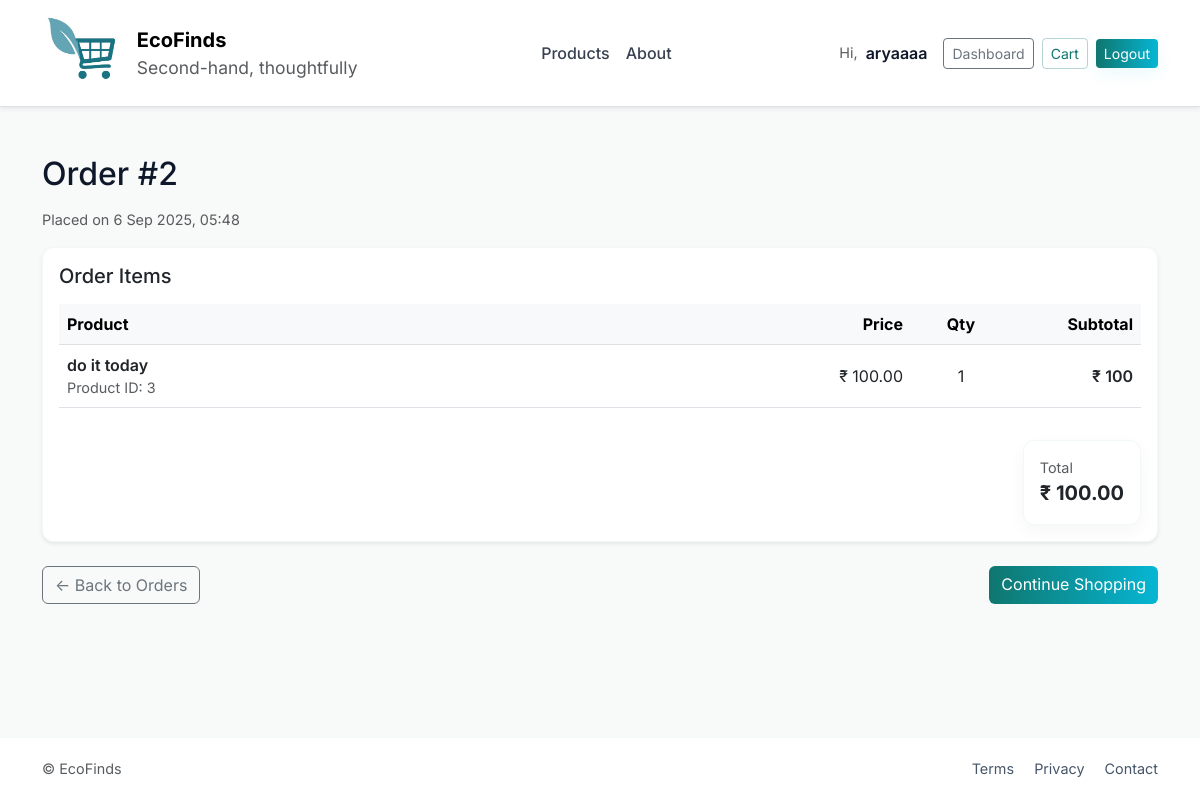
/orders/2/ (signed in), run on the app's committed database.
### market/models.py (models this page shows, shortened)
class UserAccount(models.Model):
    username = models.CharField(max_length=150, unique=True)
    email = models.EmailField(unique=True)
    password = models.CharField(max_length=255)  # store hashed password ideally
    created_at = models.DateTimeField(auto_now_add=True)
    avatar = models.ImageField(upload_to='avatars/', null=True, blank=True)

class Order(models.Model):
    user = models.ForeignKey("market.UserAccount", on_delete=models.CASCADE, related_name="orders")
    ordered = models.BooleanField(default=False)  # False -> active (shouldn't happen), True -> completed
    created_at = models.DateTimeField(default=timezone.now)
    @property
    def total_amount(self):
        items = self.items.all()
        total = sum((it.price_snapshot or 0) * it.qty for it in items)
        return total

class OrderItem(models.Model):
    order = models.ForeignKey(Order, related_name="items", on_delete=models.CASCADE)
    product_id = models.PositiveIntegerField()
    title = models.CharField(max_length=255, blank=True)
    qty = models.PositiveIntegerField(default=1)
    price_snapshot = models.DecimalField(max_digits=12, decimal_places=2, null=True, blank=True)

### market/utils.py (the view)
    def wrapper(request, *args, **kwargs):
        if "user_id" not in request.session:
            return redirect("market:login")
        return view_func(request, *args, **kwargs)

### market/utils.py (called while the page is built)
def login_required_custom(view_func):
    def wrapper(request, *args, **kwargs):
        if "user_id" not in request.session:
            return redirect("market:login")
        return view_func(request, *args, **kwargs)
    return wrapper

### market/views.py (called while the page is built)
def _get_logged_user(request):
    user_id = request.session.get("user_id")
    if not user_id:
        return None
    try:
        return UserAccount.objects.get(id=user_id)
    except UserAccount.DoesNotExist:
        return None

@login_required_custom
def order_detail(request, pk):
    user = _get_logged_user(request)
    order = get_object_or_404(Order, pk=pk, user=user)
    return render(request, "market/order_detail.html", {"order": order})

### templates/market/order_detail.html (shortened to what this page needs)
{% extends "base.html" %}
{% block content %}
<div class="row">
  <div class="col-12">
    <h2 class="mb-3">Order #{{ order.id }}</h2>
    <p class="text-muted small">Placed on {{ order.created_at|date:"j M Y, H:i" }}</p>
  </div>
</div>
<div class="card mb-4 shadow-sm">
  <div class="card-body">
    <h5 class="card-title mb-3">Order Items</h5>
    <div class="table-responsive">
      <table class="table align-middle">
        <thead class="table-light">
          <tr>
            <th>Product</th>
            <th class="text-end" style="width:120px;">Price</th>
            <th class="text-center" style="width:100px;">Qty</th>
            <th class="text-end" style="width:130px;">Subtotal</th>
          </tr>
        </thead>
        <tbody>
          {% for it in order.items.all %}
          <tr>
            <td>
              <div class="fw-semibold">{{ it.title }}</div>
              <div class="small text-muted">Product ID: {{ it.product_id }}</div>
            </td>
            <td class="text-end">₹ {{ it.price_snapshot }}</td>
            <td class="text-center">{{ it.qty }}</td>
            <td class="text-end fw-semibold">₹ {{ it.price_snapshot|floatformat:2|add:"0"|floatformat }}</td>
          </tr>
          {% endfor %}
        </tbody>
      </table>
    </div>
    <div class="d-flex justify-content-end mt-3">
      <div class="card p-3">
        <div class="small text-muted">Total</div>
        <div class="fs-5 fw-bold">₹ {{ order.total_amount }}</div>
      </div>
    </div>
  </div>
</div>
<div class="d-flex justify-content-between">
  <a href="{% url 'market:previous_purchases' %}" class="btn btn-outline-secondary">← Back to Orders</a>
  <a href="{% url 'market:product_list' %}" class="btn btn-primary">Continue Shopping</a>
</div>
{% endblock %}

### templates/base.html (shortened to what this page needs)
{% load static %}
<!doctype html>
<html lang="en">
<head>
  <link href="https://cdn.jsdelivr.net/npm/bootstrap@5.3.0/dist/css/bootstrap.min.css" rel="stylesheet">
</head>
<body class="bg-soft">
  <nav class="navbar navbar-expand-lg navbar-light bg-white shadow-sm border-bottom">
    <div class="container">
      <a class="navbar-brand d-flex align-items-center gap-2" href="{% url 'market:product_list' %}">
  <img src="{% static 'assets/images/logo/logo3.jpg' %}"
       alt="EcoFinds Logo"
       style="height:80px; width:auto;">
  <div class="d-flex flex-column">
    <span class="fw-bold">EcoFinds</span>
    <small class="text-muted">Second-hand, thoughtfully</small>
  </div>
</a>
      <div class="collapse navbar-collapse" id="mainNav">
        <ul class="navbar-nav mx-auto mb-2 mb-lg-0">
          <li class="nav-item"><a class="nav-link" href="{% url 'market:product_list' %}">Products</a></li>
          <li class="nav-item"><a class="nav-link" href="{% url 'market:about' %}">About</a></li>
        </ul>
        <div class="d-flex align-items-center">
          {% if request.session.user_id %}
            <div class="me-3 d-flex align-items-center">
              <span class="small text-muted me-2">Hi,</span>
              <span class="fw-semibold">{{ request.session.username }}</span>
            </div>
            <a class="btn btn-outline-secondary btn-sm me-2" href="{% url 'market:user_dashboard' %}">Dashboard</a>
            <a class="btn btn-outline-primary btn-sm me-2" href="{% url 'market:cart' %}">Cart</a>
            <a class="btn btn-primary btn-sm" href="{% url 'market:logout' %}">Logout</a>
          {% else %}
            <a class="btn btn-outline-primary btn-sm me-2" href="{% url 'market:login' %}">Login</a>
            <a class="btn btn-primary btn-sm" href="{% url 'market:register' %}">Register</a>
          {% endif %}
        </div>
      </div>
    </div>
  </nav>
  <main class="container py-5">
    {% block content %}{% endblock %}
  </main>
  <footer class="site-footer">
    <div class="container footer-inner">
      <div class="small text-muted">© {{ now.year }} EcoFinds</div>
      <div class="small footer-links">
        <a href="" class="me-3">Terms</a>
        <a href="" class="me-3">Privacy</a>
        <a href="">Contact</a>
      </div>
    </div>
  </footer>
</body>
</html>

### templates/base.html (style rules this page uses)
:root { --primary: #0f766e; --accent: #06b6d4; --bg-soft: #f8faf9; --muted: #6b7280; --card: #ffffff; }
html, body { height: 100%; }
body { display: flex; flex-direction: column; min-height: 100vh; font-family: "Inter", system-ui, -apple-system, "Segoe UI", Roboto, Arial; background: var(--bg-soft); color: #0f172a; -webkit-font-smoothing:antialiased; }
main.container { flex: 1 0 auto; padding-top: 32px; padding-bottom: 32px; }
.bg-soft { background: var(--bg-soft) !important; }
.navbar .nav-link { color: #374151; font-weight:500; }
.navbar .btn-primary { background: linear-gradient(90deg, var(--primary), var(--accent)); border: none; box-shadow: 0 6px 18px rgba(6,182,212,0.08); }
.navbar .btn-outline-primary { border-color: rgba(15,118,110,0.3); color: var(--primary); }
.card { border: 1px solid rgba(15,118,110,0.05); border-radius: 12px; background: var(--card); box-shadow: 0 6px 18px rgba(13, 38, 59, 0.04); }
.small { font-size: .9rem; color: var(--muted); }
.site-footer { background: #fff; border-top: 1px solid rgba(15,118,110,0.04); padding: 20px 0; font-size: 0.95rem; color: var(--muted); }
.site-footer .footer-inner { display: flex; justify-content: space-between; gap: 1rem; align-items: center; flex-wrap: wrap; }
.site-footer a { color: #475569; text-decoration: none; }

### templates/market/order_detail.html (style rules this page uses)
.card { border-radius: 12px; border: 1px solid rgba(15,118,110,0.05); background: #fff; box-shadow: 0 6px 18px rgba(13, 38, 59, 0.04); }
.table th, .table td { vertical-align: middle; }
.btn-primary { background: linear-gradient(90deg, #0f766e, #06b6d4); border: none; }

### data on the page
UserAccount: session.username "aryaaaa"
Order: id "2", created_at "6 Sep 2025, 05:48", total_amount "100.00"
OrderItem: title "do it today", product_id "3", price_snapshot "100.00", qty "1", price_snapshot|add "100"
